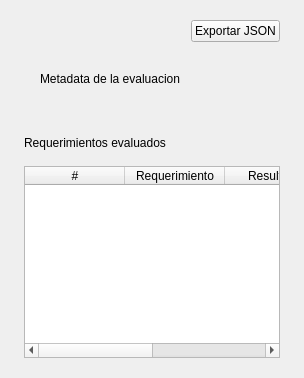
<?xml version="1.0" encoding="UTF-8"?>
<ui version="4.0">
  <class>ReviewViewerPage</class>
  <widget class="QWidget" name="ReviewViewerPage">
   <layout class="QVBoxLayout" name="rootLayout">
    <property name="spacing">
     <number>16</number>
    </property>
    <property name="leftMargin">
     <number>24</number>
    </property>
    <property name="topMargin">
     <number>20</number>
    </property>
    <property name="rightMargin">
     <number>24</number>
    </property>
    <property name="bottomMargin">
     <number>20</number>
    </property>
    <item>
     <layout class="QHBoxLayout" name="headerLayout">
      <property name="spacing">
       <number>12</number>
      </property>
      <item>
       <spacer name="headerStretch">
        <property name="orientation">
         <enum>Qt::Horizontal</enum>
        </property>
        <property name="sizeHint">
         <size>
          <width>40</width>
          <height>20</height>
         </size>
        </property>
       </spacer>
      </item>
      <item>
       <widget class="QPushButton" name="btn_export">
        <property name="text">
         <string>Exportar JSON</string>
        </property>
       </widget>
      </item>
     </layout>
    </item>
    <item>
     <widget class="QFrame" name="metaCard">
      <property name="card" stdset="0">
       <bool>true</bool>
      </property>
      <layout class="QVBoxLayout" name="metaCardLayout">
       <property name="spacing">
        <number>6</number>
       </property>
       <property name="leftMargin">
        <number>16</number>
       </property>
       <property name="topMargin">
        <number>14</number>
       </property>
       <property name="rightMargin">
        <number>16</number>
       </property>
       <property name="bottomMargin">
        <number>14</number>
       </property>
       <item>
        <widget class="QLabel" name="metaTitle">
         <property name="text">
          <string>Metadata de la evaluacion</string>
         </property>
        </widget>
       </item>
       <item>
        <widget class="QLabel" name="metaInfo">
          <property name="text">
           <string/>
          </property>
          <property name="wordWrap">
           <bool>true</bool>
          </property>
         </widget>
       </item>
      </layout>
     </widget>
    </item>
    <item>
     <widget class="QLabel" name="reqsTitle">
      <property name="text">
       <string>Requerimientos evaluados</string>
      </property>
     </widget>
    </item>
    <item>
     <widget class="QTableWidget" name="reqsTable">
      <property name="columnCount">
       <number>4</number>
      </property>
      <column>
       <property name="text">
        <string>#</string>
       </property>
      </column>
      <column>
       <property name="text">
        <string>Requerimiento</string>
       </property>
      </column>
      <column>
       <property name="text">
        <string>Resultado</string>
       </property>
      </column>
      <column>
       <property name="text">
        <string>Razonamiento</string>
       </property>
      </column>
     </widget>
    </item>
   </layout>
  </widget>
  <resources/>
  <connections/>
</ui>
